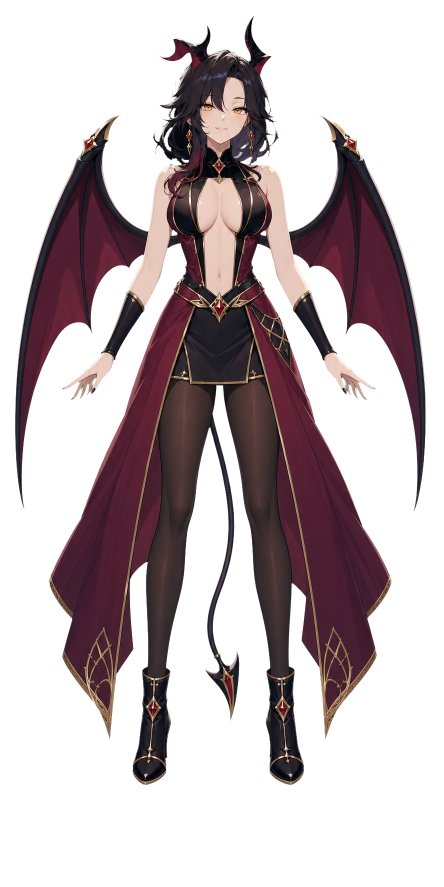
#> input picture live2d/source/abc_succubus_live2d_master_v5.png, 887 x 1774 px (shown at 1/2 size)
$ python build_exact_head_v6.py
#> lines starting #> are read from the running program, lines starting #| are printed output that depends on the picture; after the words box and inside, x2 and y2 are one past the last pixel; in counts of white or black regions, pixels touching at a corner belong together
#!/usr/bin/env python3
"""Build exact-pixel head layers from the user-approved master.

Visible pixels always come from the approved RGB master. Generated artwork is
used only as an underlay for regions hidden by hair in the approved master.
"""

from pathlib import Path

import cv2
import numpy as np
from PIL import Image


ROOT = Path(__file__).resolve().parents[2]
SOURCE_RGB = ROOT / "live2d/source/abc_succubus_live2d_master_v5_user_approved.png"
SOURCE_ALPHA = ROOT / "live2d/source/abc_succubus_live2d_master_v5.png"
SAM_HAIR = ROOT / "live2d/source/v6_exact/mask_hair_horns.png"
GENERATED_FACE = ROOT / "live2d/source/v6_generated/face_complete_v2.png"
OUT = ROOT / "live2d/source/v6_exact_head"


def polygon_mask(size: tuple[int, int], points: list[tuple[int, int]]) -> np.ndarray:
    width, height = size
    mask = np.zeros((height, width), dtype=np.uint8)
    cv2.fillPoly(mask, [np.array(points, dtype=np.int32)], 255)
    return mask


def save_layer(rgb: np.ndarray, alpha: np.ndarray, path: Path) -> None:
    Image.fromarray(np.dstack([rgb, alpha]), "RGBA").save(path)


def place_generated_face(canvas_size: tuple[int, int]) -> np.ndarray:
    width, height = canvas_size
    canvas = np.zeros((height, width, 4), dtype=np.uint8)
    face = np.array(Image.open(GENERATED_FACE).convert("RGBA"))
    resized = cv2.resize(face, (335, 335), interpolation=cv2.INTER_LANCZOS4)
    x, y = 277, 103
    src_a = resized[:, :, 3:4].astype(np.float32) / 255.0
    region = canvas[y : y + 335, x : x + 335].astype(np.float32)
    region[:, :, :3] = resized[:, :, :3] * src_a + region[:, :, :3] * (1.0 - src_a)
    region[:, :, 3:4] = np.maximum(resized[:, :, 3:4], region[:, :, 3:4])
    canvas[y : y + 335, x : x + 335] = np.clip(region, 0, 255).astype(np.uint8)
    return canvas


def main() -> None:
    OUT.mkdir(parents=True, exist_ok=True)

    source_rgba = np.array(Image.open(SOURCE_ALPHA).convert("RGBA"))
#> source_rgba is the input picture: shape (1774, 887, 4); mean R, G, B, A 31.7, 20.7, 23.3, 92.8
    rgb = source_rgba[:, :, :3]
    foreground = source_rgba[:, :, 3]
    height, width = foreground.shape
#> height = 1774; width = 887

    head_region = np.zeros_like(foreground)
    head_region[0:435, 280:595] = 255
    head_foreground = cv2.bitwise_and(foreground, head_region)

    hair = np.array(Image.open(SAM_HAIR).convert("L"))
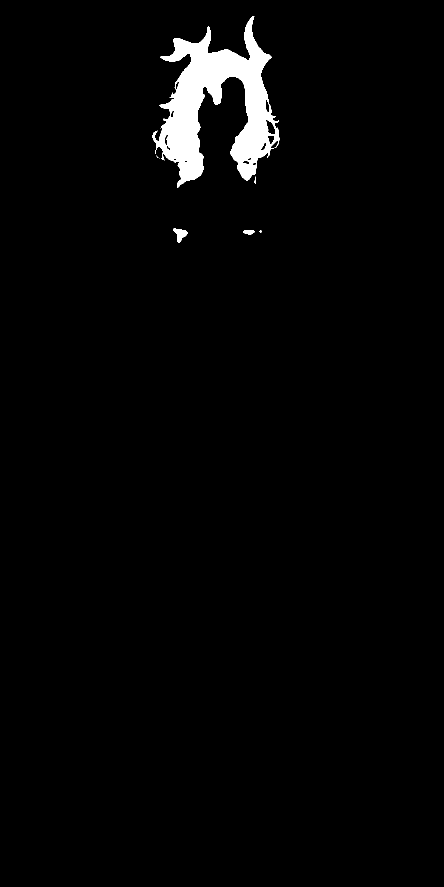
#> input picture live2d/source/v6_exact/mask_hair_horns.png, 887 x 1774 px (shown at 1/2 size)
#> hair is the input picture: shape (1774, 887); 2.3% white; 8 white regions (4 under 20 px), largest, box (x1, y1, x2, y2) and area: (305, 32, 559, 376) 36019, (346, 457, 375, 486) 424, (486, 460, 510, 469) 161, (508, 353, 512, 367) 33
    hair = cv2.bitwise_and(hair, head_region)
#> hair: shape (1774, 887); 2.3% white; 5 white regions (3 under 20 px), largest, box (x1, y1, x2, y2) and area: (305, 32, 559, 376) 36019, (508, 353, 512, 367) 33
    hair[430:, :] = 0

    regions = {
        "horn_l": polygon_mask((width, height), [(300, 0), (438, 0), (430, 165), (315, 168)]),
        "horn_r": polygon_mask((width, height), [(462, 0), (575, 0), (570, 170), (465, 168)]),
        "earring_l": polygon_mask((width, height), [(360, 265), (398, 265), (399, 354), (356, 354)]),
        "earring_r": polygon_mask((width, height), [(487, 262), (524, 262), (527, 354), (487, 354)]),
        "hair_side_l": polygon_mask(
            (width, height), [(287, 178), (390, 155), (410, 310), (406, 430), (290, 430)]
        ),
        "hair_side_r": polygon_mask(
            (width, height), [(488, 150), (578, 175), (585, 430), (479, 430), (473, 305)]
        ),
        "hair_crown": polygon_mask(
            (width, height), [(330, 80), (535, 72), (528, 298), (474, 329), (414, 332), (348, 295)]
        ),
    }
#> in polygon_mask, `cv2.fillPoly(mask, [np.array(points, dtype=np.int32)], 255)`: mask: shape (1774, 887); 1.4% white; 1 white region, box (x1, y1, x2, y2) and area: (300, 0, 439, 169) 21363
#> in polygon_mask (call 2), `cv2.fillPoly(mask, [np.array(points, dtype=np.int32)], 255)`: mask: shape (1774, 887); 1.2% white; 1 white region, box (x1, y1, x2, y2) and area: (462, 0, 576, 171) 18700
#> in polygon_mask (call 3), `cv2.fillPoly(mask, [np.array(points, dtype=np.int32)], 255)`: mask: shape (1774, 887); 0.24% white; 1 white region, box (x1, y1, x2, y2) and area: (356, 265, 400, 355) 3735
#> in polygon_mask (call 4), `cv2.fillPoly(mask, [np.array(points, dtype=np.int32)], 255)`: mask: shape (1774, 887); 0.23% white; 1 white region, box (x1, y1, x2, y2) and area: (487, 262, 528, 355) 3673
#> in polygon_mask (call 5), `cv2.fillPoly(mask, [np.array(points, dtype=np.int32)], 255)`: mask: shape (1774, 887); 2% white; 1 white region, box (x1, y1, x2, y2) and area: (287, 155, 411, 431) 30846
#> in polygon_mask (call 6), `cv2.fillPoly(mask, [np.array(points, dtype=np.int32)], 255)`: mask: shape (1774, 887); 1.8% white; 1 white region, box (x1, y1, x2, y2) and area: (473, 150, 586, 431) 27999
#> in polygon_mask (call 7), `cv2.fillPoly(mask, [np.array(points, dtype=np.int32)], 255)`: mask: shape (1774, 887); 3% white; 1 white region, box (x1, y1, x2, y2) and area: (330, 72, 536, 333) 46955

    allocated = np.zeros_like(foreground)
    layers: dict[str, np.ndarray] = {}
    for name in ("horn_l", "horn_r", "earring_l", "earring_r", "hair_side_l", "hair_side_r", "hair_crown"):
        source = head_foreground if name.startswith("earring") else hair
        mask = cv2.bitwise_and(source, regions[name])
        mask = cv2.bitwise_and(mask, cv2.bitwise_not(allocated))
        layers[name] = mask
        allocated = cv2.bitwise_or(allocated, mask)
#> after the loop, layers = 7 items

    layers["hair_back"] = cv2.bitwise_and(hair, cv2.bitwise_not(allocated))
    allocated = cv2.bitwise_or(allocated, layers["hair_back"])
    face_neck_region = polygon_mask(
        (width, height),
        [(345, 145), (535, 145), (545, 345), (505, 420), (380, 420), (340, 345)],
    )
#> in polygon_mask (call 8), `cv2.fillPoly(mask, [np.array(points, dtype=np.int32)], 255)`:
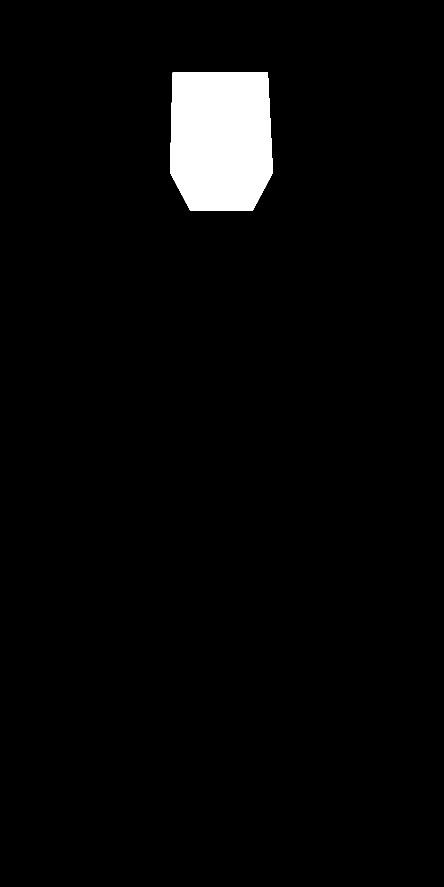
#> mask: shape (1774, 887) (shown at 1/2 size); 3.3% white; 1 white region, box (x1, y1, x2, y2) and area: (340, 145, 546, 421) 52306
    layers["face_visible"] = cv2.bitwise_and(
        cv2.bitwise_and(head_foreground, face_neck_region),
        cv2.bitwise_not(allocated),
    )

    for name, alpha in layers.items():
        save_layer(rgb, alpha, OUT / f"{name}.png")
        Image.fromarray(alpha, "L").save(OUT / f"mask_{name}.png")
#> this loop made 9 passes
#> name on passes 1 to 9: 'horn_l', 'horn_r', 'earring_l', 'earring_r', 'hair_side_l', 'hair_side_r', 'hair_crown', 'hair_back', 'face_visible'
#> pass 1, in save_layer, `Image.fromarray(np.dstack([rgb, alpha]), "RGBA").save(path)`:
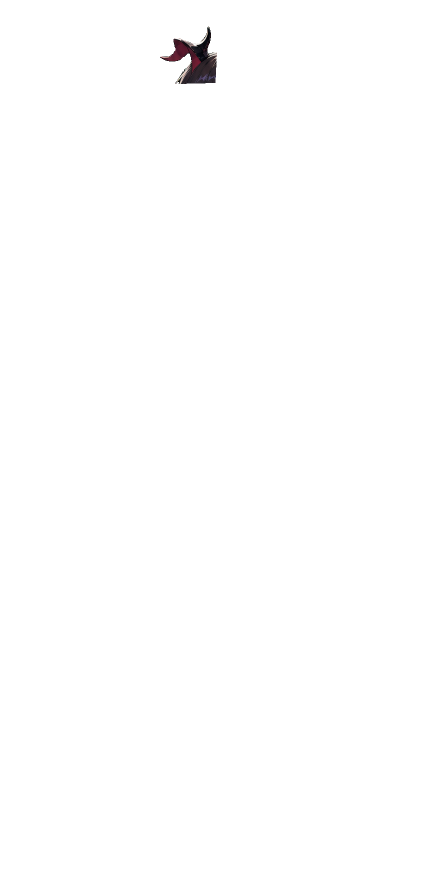
#> saved as horn_l.png: PIL image 887x1774 RGBA (shown at 1/2 size); mean R, G, B, A 31.7, 20.7, 23.3, 1; transparent parts drawn white

    underlay = place_generated_face((width, height))
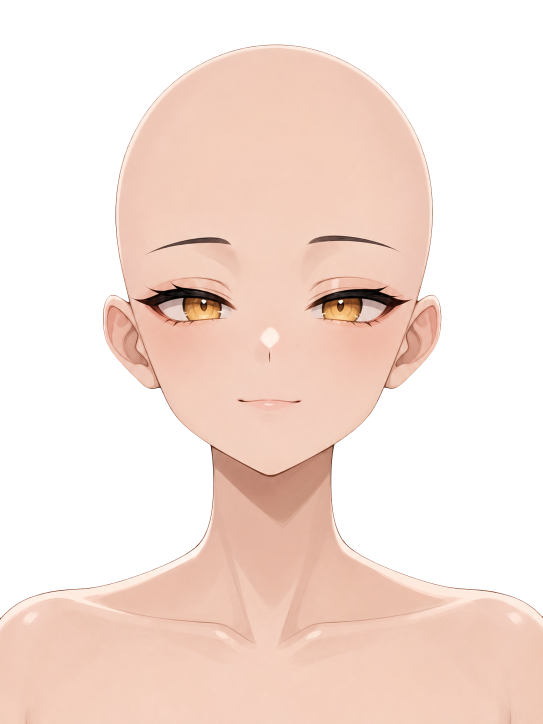
#> input picture live2d/source/v6_generated/face_complete_v2.png, 1086 x 1448 px (shown at 1/2 size)
#> in place_generated_face, face is the input picture: shape (1448, 1086, 4); mean R, G, B, A 121.6, 101.6, 92.6, 131.1
#> in place_generated_face, `resized = cv2.resize(face, (335, 335), interpolation=cv2.INTER_LANCZOS4)`:
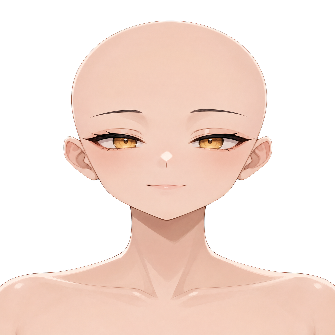
#> resized: shape (335, 335, 4); mean R, G, B, A 121.6, 101.6, 92.6, 131.1; transparent parts drawn white
#> in place_generated_face, `src_a = resized[:, :, 3:4].astype(np.float32) / 255.0`:
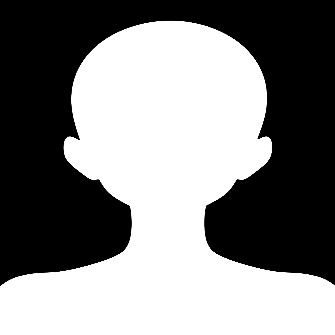
#> src_a: shape (335, 335, 1) float32; min 0, max 1, mean 0.514
    Image.fromarray(underlay, "RGBA").save(OUT / "face_hidden_underlay.png")

    reconstruction = np.zeros((height, width, 4), dtype=np.uint8)
    for name in ("face_visible", "hair_back", "horn_l", "horn_r", "hair_side_l", "hair_side_r", "hair_crown", "earring_l", "earring_r"):
        active = layers[name] > 0
        reconstruction[active, :3] = rgb[active]
        reconstruction[:, :, 3] = np.maximum(reconstruction[:, :, 3], layers[name])
    Image.fromarray(reconstruction, "RGBA").save(OUT / "head_reconstructed.png")

    covered = reconstruction[:, :, 3] > 0
#> covered: shape (1774, 887) bool; 3.9% white; 6 white regions (5 under 20 px), largest, box (x1, y1, x2, y2) and area: (305, 32, 559, 421) 62108
    expected_alpha = np.zeros_like(foreground)
    for alpha in layers.values():
        expected_alpha = np.maximum(expected_alpha, alpha)
#> this loop made 9 passes
    expected = expected_alpha > 0
    missing = expected & ~covered
#> missing: shape (1774, 887) bool; every value is 0
    rgb_error = np.abs(reconstruction[:, :, :3].astype(np.int16) - rgb.astype(np.int16))
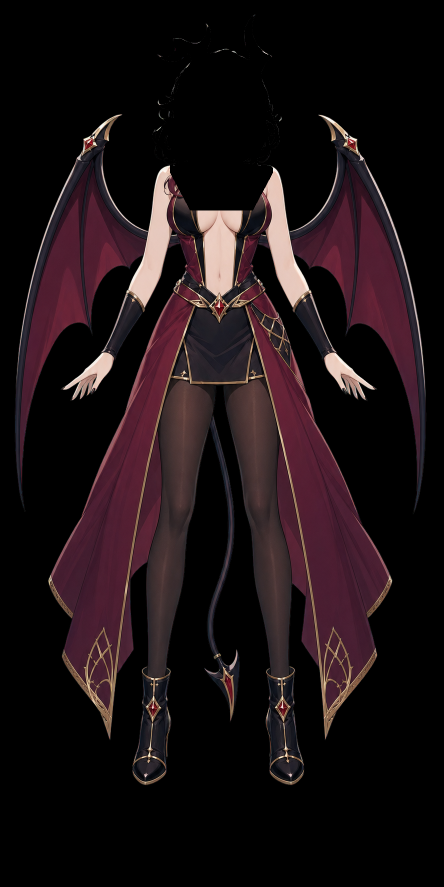
#> rgb_error: shape (1774, 887, 3) int16 (shown at 1/2 size); mean R, G, B 27.9, 17.6, 20.1
    max_error = int(rgb_error[covered].max()) if np.any(covered) else 0
#> max_error = 0
    report = (
        f"expected_head_pixels={int(expected.sum())}\n"
        f"covered_head_pixels={int((covered & expected).sum())}\n"
        f"missing_head_pixels={int(missing.sum())}\n"
        f"max_rgb_error_on_covered_pixels={max_error}\n"
    )
    (OUT / "verification.txt").write_text(report, encoding="utf-8")
    print(report, end="")
#| expected_head_pixels=62117
#| covered_head_pixels=62117
#| missing_head_pixels=0
#| max_rgb_error_on_covered_pixels=0


if __name__ == "__main__":
    main()
